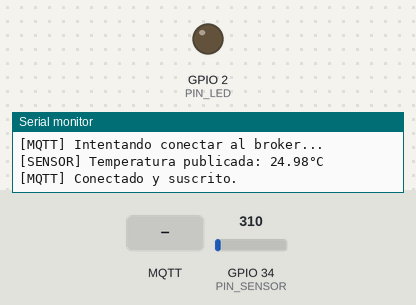
Bench run of a sketch on a simulated ESP32. Parts: output pins drawn as LEDs (lit = HIGH), the last lines printed to the serial monitor. Inputs (shaded band) come from the test bench; at power-on: GPIO 34 (PIN_SENSOR) = 310. WiFi joins after 1.5 s; servers stay silent unless stated; random numbers use the default seed unless the sketch sets one; no MQTT or app messages arrive unless stated.

Above: at 2.7 s.
2.8 s: MQTT message "ON" arrives on the first subscribed topic
At 4.1 s:
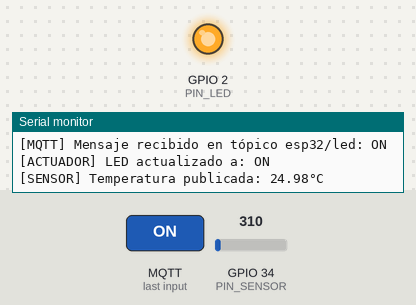
5.8 s: MQTT message "OFF" arrives on the first subscribed topic
At 6.6 s:
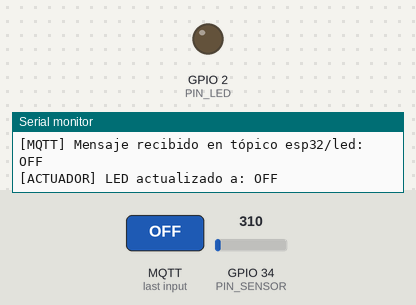
Timing chart, 0 to 8.8 s (numbered marks = the images above; inputs shaded):
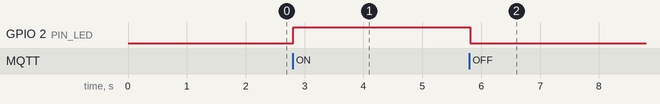

The sketch:

esp32_mqtt.ino
```cpp
#include <WiFi.h>
#include <PubSubClient.h>
#include <freertos/FreeRTOS.h>
#include <freertos/semphr.h>

// ==================== CONFIGURACIÓN ====================
const char* WIFI_SSID = "----";
const char* WIFI_PASSWORD = "----";
const char* MQTT_BROKER = "192.168.1.X"; // <-- COLOCAR IP local de tu PC
const int MQTT_PORT = 1883;

// Pines
const int PIN_SENSOR = 34;
const int PIN_LED = 2;

// Variables globales y sincronización
volatile bool ledState = false;
SemaphoreHandle_t xLedSemaphore;

WiFiClient espClient;
PubSubClient client(espClient);

// ==================== CALLBACK MQTT ====================
void mqtt_callback(char* topic, byte* payload, unsigned int length) {
  String mensaje = "";
  for (int i = 0; i < length; i++) {
    mensaje += (char)payload[i];
  }

  Serial.printf("[MQTT] Mensaje recibido en tópico %s: %s\n", topic, mensaje.c_str());

  if (String(topic) == "esp32/led") {
    if (mensaje == "ON") {
      ledState = true;
      xSemaphoreGive(xLedSemaphore);
    } else if (mensaje == "OFF") {
      ledState = false;
      xSemaphoreGive(xLedSemaphore);
    }
  }
}

// ==================== TAREAS FREERTOS ====================

// Tarea 1: Lectura del Sensor LM35
void vTaskSensor(void *pvParameters) {
  for (;;) {
    int adcValue = analogRead(PIN_SENSOR);
    float voltage = (adcValue / 4095.0) * 3.3;
    float temperatura = voltage * 100.0; // Conversión a °C

    // Publicar temperatura
    char tempStr[8];
    dtostrf(temperatura, 1, 2, tempStr);
    client.publish("esp32/temperatura", tempStr);

    Serial.printf("[SENSOR] Temperatura publicada: %s°C\n", tempStr);

    vTaskDelay(pdMS_TO_TICKS(2000)); // Retardo no bloqueante de 2 segundos
  }
}

// Tarea 2: Control Físico del LED
void vTaskLED(void *pvParameters) {
  for (;;) {
    // La tarea se bloquea aquí hasta que el semáforo sea liberado por el Callback
    if (xSemaphoreTake(xLedSemaphore, portMAX_DELAY) == pdTRUE) {
      digitalWrite(PIN_LED, ledState);
      Serial.printf("[ACTUADOR] LED actualizado a: %s\n", ledState ? "ON" : "OFF");
    }
  }
}

// Tarea 3: Mantenimiento de Conexión Wi-Fi y MQTT
void vTaskMQTT(void *pvParameters) {
  for (;;) {
    if (!client.connected()) {
      reconnectMQTT();
    }
    client.loop();
    vTaskDelay(pdMS_TO_TICKS(10));
  }
}

// ==================== FUNCIONES AUXILIARES ====================
void setupWiFi() {
  Serial.println("[WIFI] Conectando...");
  WiFi.begin(WIFI_SSID, WIFI_PASSWORD);
  while (WiFi.status() != WL_CONNECTED) {
    delay(500);
    Serial.print(".");
  }
  Serial.println("\n[WIFI] Conectado! IP: " + WiFi.localIP().toString());
}

void reconnectMQTT() {
  while (!client.connected()) {
    Serial.println("[MQTT] Intentando conectar al broker...");
    String clientId = "ESP32_Client_" + String(random(0xffff), HEX);
    if (client.connect(clientId.c_str())) {
      Serial.println("[MQTT] Conectado y suscrito.");
      client.subscribe("esp32/led"); // Suscripción crítica
    } else {
      Serial.print("[MQTT] Falló, rc=");
      Serial.print(client.state());
      Serial.println(" Intentando de nuevo en 2 segundos");
      vTaskDelay(pdMS_TO_TICKS(2000));
    }
  }
}

// ==================== SETUP PRINCIPAL ====================
void setup() {
  Serial.begin(115200);
  pinMode(PIN_SENSOR, INPUT);
  pinMode(PIN_LED, OUTPUT);

  // Crear semáforo binario
  xLedSemaphore = xSemaphoreCreateBinary();

  // Conectar a Red
  setupWiFi();

  // Configurar MQTT
  client.setServer(MQTT_BROKER, MQTT_PORT);
  client.setCallback(mqtt_callback);

  // Crear Tareas en el Núcleo 1 (App CPU) - El Núcleo 0 es para la pila Wi-Fi (Pro CPU)
  xTaskCreatePinnedToCore(vTaskSensor, "TareaSensor", 4096, NULL, 1, NULL, 1);
  xTaskCreatePinnedToCore(vTaskLED,   "TareaLED",   2048, NULL, 1, NULL, 1);
  xTaskCreatePinnedToCore(vTaskMQTT,  "TareaMQTT",  4096, NULL, 1, NULL, 1);

  Serial.println("[SISTEMA] Tareas FreeRTOS iniciadas en Núcleo 1.");
}

void loop() {
  vTaskDelay(pdMS_TO_TICKS(1000));
}
```

Measured:
- after the input at 2.8 s, GPIO 2 (PIN_LED): LOW → HIGH at once
- after the input at 5.8 s, GPIO 2 (PIN_LED): HIGH → LOW at once
